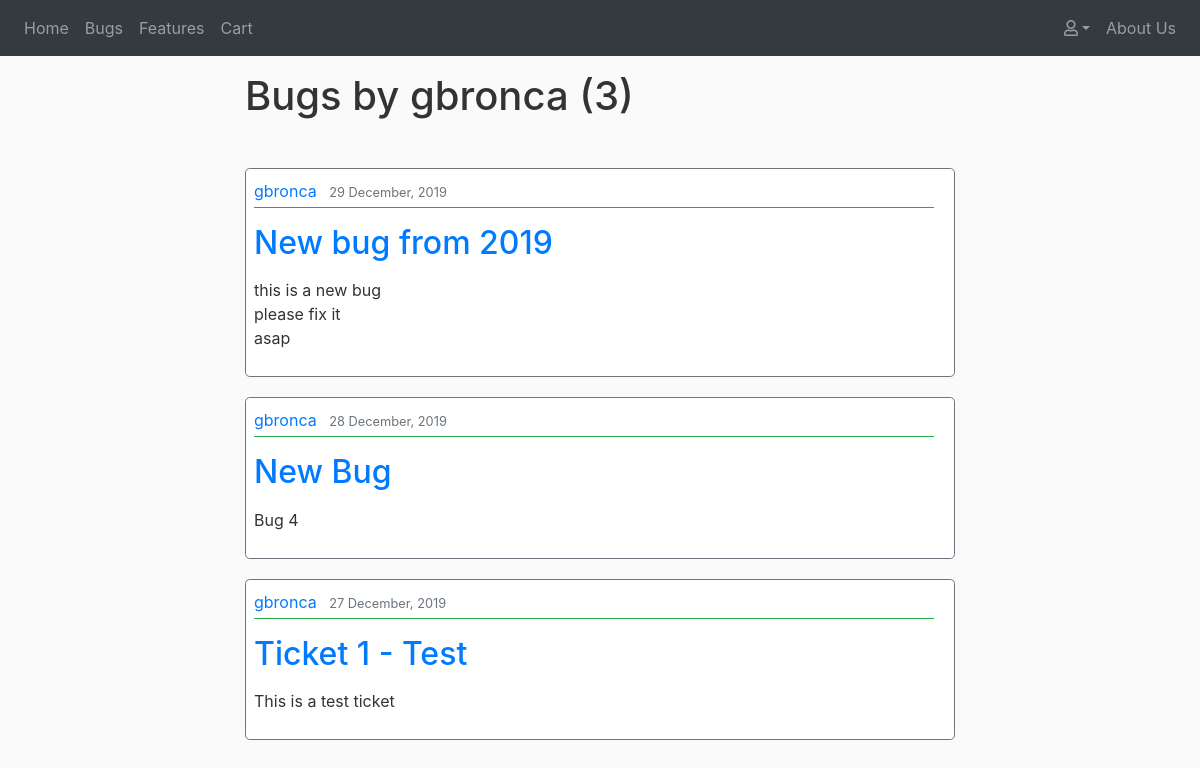
The app's page /tickets/user-bugs/gbronca/ with its own data.
### tickets/models.py (models this page shows, shortened)
class Ticket(models.Model):
    STATUS = (
        ('In Progress', 'In Progress'),
        ('Completed', 'Completed'),
        ('Pending', 'Pending')
    )
    ISSUE = (
        ('Bug', 'Bug'),
        ('Feature', 'Feature')
    )
    title = models.CharField(max_length=75)
    description = models.TextField()
    date_posted = models.DateTimeField(default=timezone.now)
    username = models.ForeignKey(User, on_delete=models.CASCADE)
    status = models.CharField(max_length=20, choices=STATUS,default='Pending')
    issue = models.CharField(max_length=20, choices=ISSUE, default='Bug')
    upvotes = models.PositiveIntegerField(default=0)
    views = models.PositiveIntegerField(default=0)

### tickets/views.py (the view)
# urls.py: path('user-bugs/<username>/', views.UserBugListView.as_view(template_name='tickets/user_tickets.html'), name='user_bugs'),
class UserBugListView(ListView):
    paginate_by = 5
    model = Ticket
    def get_queryset(self, *args, **kwargs):
        username = get_object_or_404(User, username=self.kwargs.get('username'))
        return Ticket.objects.filter(issue='Bug', username=username).order_by('-date_posted')
    def get_context_data(self, **kwargs):
        context = super().get_context_data(**kwargs)
        context['type'] = 'Bugs'
        is_paginated = True
        return context

### tickets/templates/tickets/user_tickets.html (shortened to what this page needs)
{% extends 'base.html' %}
{% block content %}
    <div class="col-12 col-sm-10 col-lg-8 mx-auto mt-3">
        <h1 class="mb-5">{{ type }} by {{ view.kwargs.username }} ({{ page_obj.paginator.count }})</h1>
        {% for obj in object_list %}
            <article class="border border-secondary rounded-lg pl-2 content-area">
                <div class="">
                    <div class="pb-1 mb-3 border-bottom border-success">
                        {% if type == 'Bugs' %}
                            <a class="mr-2" href="{% url 'tickets:user_bugs' obj.username.username %}">{{ obj.username }}</a>
                        {% elif type == 'Features' %}
                            <a class="mr-2" href="{% url 'tickets:user_features' obj.username.username %}">{{ obj.username }}</a>
                        {% endif %}
                        <small class="text-muted">{{ obj.date_posted|date:"d F, Y" }}</small>
                    </div>
                    <h2><a class="" href="{% url 'tickets:detail' obj.id %}">{{ obj.title }}</a></h2>
                    <p class="">{{ obj.description|linebreaks|truncatechars_html:200 }}</p>
                </div>
            </article>
        {% endfor %}
    </div>
{% endblock %}

### static/css/style.css (style rules this page uses)
body { background: #fafafa; color: #333333; }
.content-area { background: #ffffff; padding: 10px 20px; margin-bottom: 20px; }

### records on screen
Ticket: username "gbronca", date_posted "29 December, 2019", title "New bug from 2019", description "this is a new bug please fix it asap"
Ticket: username "gbronca", date_posted "28 December, 2019", title "New Bug", description "Bug 4"
Ticket: username "gbronca", date_posted "27 December, 2019", title "Ticket 1 - Test", description "This is a test ticket"

### other values on screen
{{ type }} "Bugs"
{{ view.kwargs.username }} "gbronca"
{{ page_obj.paginator.count }} "3"
